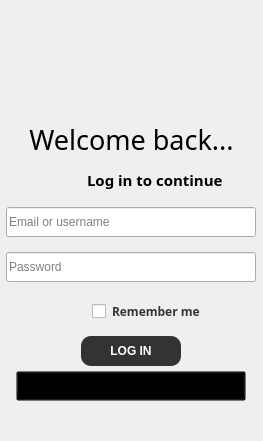
             <widget class="QWidget" name="right_login_page">
              <layout class="QVBoxLayout" name="verticalLayout_3">
               <property name="sizeConstraint">
                <enum>QLayout::SetDefaultConstraint</enum>
               </property>
               <property name="leftMargin">
                <number>0</number>
               </property>
               <property name="topMargin">
                <number>0</number>
               </property>
               <property name="rightMargin">
                <number>0</number>
               </property>
               <property name="bottomMargin">
                <number>0</number>
               </property>
               <item>
                <widget class="QFrame" name="frame">
                 <property name="frameShape">
                  <enum>QFrame::NoFrame</enum>
                 </property>
                 <property name="frameShadow">
                  <enum>QFrame::Plain</enum>
                 </property>
                 <layout class="QVBoxLayout" name="verticalLayout_4">
                  <property name="leftMargin">
                   <number>0</number>
                  </property>
                  <property name="topMargin">
                   <number>0</number>
                  </property>
                  <property name="rightMargin">
                   <number>0</number>
                  </property>
                  <property name="bottomMargin">
                   <number>0</number>
                  </property>
                  <item>
                   <spacer name="verticalSpacer">
                    <property name="orientation">
                     <enum>Qt::Vertical</enum>
                    </property>
                    <property name="sizeHint" stdset="0">
                     <size>
                      <width>20</width>
                      <height>40</height>
                     </size>
                    </property>
                   </spacer>
                  </item>
                  <item alignment="Qt::AlignHCenter">
                   <widget class="QLabel" name="login_photo_label">
                    <property name="minimumSize">
                     <size>
                      <width>120</width>
                      <height>75</height>
                     </size>
                    </property>
                    <property name="maximumSize">
                     <size>
                      <width>160</width>
                      <height>100</height>
                     </size>
                    </property>
                    <property name="styleSheet">
                     <string notr="true" />
                    </property>
                    <property name="text">
                     <string />
                    </property>
                    <property name="pixmap">
                     <pixmap>../image/Logo_dark.png</pixmap>
                    </property>
                    <property name="scaledContents">
                     <bool>true</bool>
                    </property>
                    <property name="alignment">
                     <set>Qt::AlignCenter</set>
                    </property>
                   </widget>
                  </item>
                  <item>
                   <widget class="QLabel" name="label_29">
                    <property name="sizePolicy">
                     <sizepolicy hsizetype="Preferred" vsizetype="Preferred">
                      <horstretch>0</horstretch>
                      <verstretch>0</verstretch>
                     </sizepolicy>
                    </property>
                    <property name="font">
                     <font>
                      <family>Rockwell</family>
                      <pointsize>20</pointsize>
                     </font>
                    </property>
                    <property name="text">
                     <string>Welcome back...</string>
                    </property>
                    <property name="scaledContents">
                     <bool>true</bool>
                    </property>
                    <property name="alignment">
                     <set>Qt::AlignCenter</set>
                    </property>
                   </widget>
                  </item>
                  <item>
                   <layout class="QVBoxLayout" name="verticalLayout_2">
                    <property name="leftMargin">
                     <number>0</number>
                    </property>
                    <property name="topMargin">
                     <number>5</number>
                    </property>
                    <property name="rightMargin">
                     <number>0</number>
                    </property>
                    <property name="bottomMargin">
                     <number>10</number>
                    </property>
                    <item>
                     <layout class="QHBoxLayout" name="horizontalLayout_4">
                      <property name="leftMargin">
                       <number>0</number>
                      </property>
                      <item>
                       <spacer name="horizontalSpacer_4">
                        <property name="orientation">
                         <enum>Qt::Horizontal</enum>
                        </property>
                        <property name="sizeType">
                         <enum>QSizePolicy::MinimumExpanding</enum>
                        </property>
                        <property name="sizeHint" stdset="0">
                         <size>
                          <width>87</width>
                          <height>20</height>
                         </size>
                        </property>
                       </spacer>
                      </item>
                      <item>
                       <widget class="QLabel" name="label_11">
                        <property name="font">
                         <font>
                          <family>Dubai Light</family>
                          <pointsize>11</pointsize>
                          <weight>75</weight>
                          <bold>true</bold>
                         </font>
                        </property>
                        <property name="text">
                         <string>Log in to continue</string>
                        </property>
                        <property name="scaledContents">
                         <bool>true</bool>
                        </property>
                       </widget>
                      </item>
                      <item>
                       <spacer name="horizontalSpacer_3">
                        <property name="orientation">
                         <enum>Qt::Horizontal</enum>
                        </property>
                        <property name="sizeHint" stdset="0">
                         <size>
                          <width>40</width>
                          <height>20</height>
                         </size>
                        </property>
                       </spacer>
                      </item>
                     </layout>
                    </item>
                    <item>
                     <layout class="QVBoxLayout" name="verticalLayout_8">
                      <property name="spacing">
                       <number>15</number>
                      </property>
                      <property name="sizeConstraint">
                       <enum>QLayout::SetMinimumSize</enum>
                      </property>
                      <property name="topMargin">
                       <number>10</number>
                      </property>
                      <property name="rightMargin">
                       <number>0</number>
                      </property>
                      <property name="bottomMargin">
                       <number>5</number>
                      </property>
                      <item alignment="Qt::AlignHCenter">
                       <widget class="QWidget" name="widget_2" native="true">
                        <property name="minimumSize">
                         <size>
                          <width>250</width>
                          <height>30</height>
                         </size>
                        </property>
                        <property name="maximumSize">
                         <size>
                          <width>16777215</width>
                          <height>30</height>
                         </size>
                        </property>
                        <widget class="QLabel" name="label_3">
                         <property name="geometry">
                          <rect>
                           <x>10</x>
                           <y>7</y>
                           <width>16</width>
                           <height>16</height>
                          </rect>
                         </property>
                         <property name="text">
                          <string />
                         </property>
                         <property name="pixmap">
                          <pixmap resource="../Qss/icons/_icons.qrc">:/font_awesome_solid/icons/font_awesome/solid/user.png</pixmap>
                         </property>
                         <property name="scaledContents">
                          <bool>true</bool>
                         </property>
                        </widget>
                        <widget class="QLineEdit" name="login_username_lineEdit">
                         <property name="geometry">
                          <rect>
                           <x>0</x>
                           <y>0</y>
                           <width>250</width>
                           <height>30</height>
                          </rect>
                         </property>
                         <property name="minimumSize">
                          <size>
                           <width>250</width>
                           <height>30</height>
                          </size>
                         </property>
                         <property name="styleSheet">
                          <string notr="true" />
                         </property>
                         <property name="placeholderText">
                          <string>Email or username</string>
                         </property>
                        </widget>
                        <zorder>login_username_lineEdit</zorder>
                        <zorder>label_3</zorder>
                       </widget>
                      </item>
                      <item alignment="Qt::AlignHCenter">
                       <widget class="QWidget" name="widget_4" native="true">
                        <property name="minimumSize">
                         <size>
                          <width>250</width>
                          <height>30</height>
                         </size>
                        </property>
                        <property name="maximumSize">
                         <size>
                          <width>16777215</width>
                          <height>30</height>
                         </size>
                        </property>
                        <widget class="QLabel" name="label_4">
                         <property name="geometry">
                          <rect>
                           <x>10</x>
                           <y>7</y>
                           <width>16</width>
                           <height>16</height>
                          </rect>
                         </property>
                         <property name="text">
                          <string />
                         </property>
                         <property name="pixmap">
                          <pixmap resource="../Qss/icons/_icons.qrc">:/font_awesome_solid/icons/font_awesome/solid/unlock-keyhole.png</pixmap>
                         </property>
                         <property name="scaledContents">
                          <bool>true</bool>
                         </property>
                        </widget>
                        <widget class="QLineEdit" name="login_password_lineEdit">
                         <property name="geometry">
                          <rect>
                           <x>0</x>
                           <y>0</y>
                           <width>250</width>
                           <height>30</height>
                          </rect>
                         </property>
                         <property name="minimumSize">
                          <size>
                           <width>250</width>
                           <height>30</height>
                          </size>
                         </property>
                         <property name="styleSheet">
                          <string notr="true" />
                         </property>
                         <property name="echoMode">
                          <enum>QLineEdit::PasswordEchoOnEdit</enum>
                         </property>
                         <property name="placeholderText">
                          <string>Password</string>
                         </property>
                        </widget>
                        <zorder>login_password_lineEdit</zorder>
                        <zorder>label_4</zorder>
                       </widget>
                      </item>
                      <item>
                       <layout class="QHBoxLayout" name="horizontalLayout">
                        <property name="leftMargin">
                         <number>0</number>
                        </property>
                        <item>
                         <spacer name="horizontalSpacer_5">
                          <property name="orientation">
                           <enum>Qt::Horizontal</enum>
                          </property>
                          <property name="sizeType">
                           <enum>QSizePolicy::MinimumExpanding</enum>
                          </property>
                          <property name="sizeHint" stdset="0">
                           <size>
                            <width>87</width>
                            <height>20</height>
                           </size>
                          </property>
                         </spacer>
                        </item>
                        <item>
                         <widget class="QCheckBox" name="login_rememberme_checkBox">
                          <property name="maximumSize">
                           <size>
                            <width>16777215</width>
                            <height>35</height>
                           </size>
                          </property>
                          <property name="font">
                           <font>
                            <family>Dubai Light</family>
                            <pointsize>9</pointsize>
                            <weight>75</weight>
                            <bold>true</bold>
                           </font>
                          </property>
                          <property name="styleSheet">
                           <string notr="true">margin:5px; color:#353535;</string>
                          </property>
                          <property name="text">
                           <string>Remember me</string>
                          </property>
                         </widget>
                        </item>
                        <item>
                         <spacer name="horizontalSpacer_6">
                          <property name="orientation">
                           <enum>Qt::Horizontal</enum>
                          </property>
                          <property name="sizeHint" stdset="0">
                           <size>
                            <width>40</width>
                            <height>20</height>
                           </size>
                          </property>
                         </spacer>
                        </item>
                       </layout>
                      </item>
                     </layout>
                    </item>
                    <item>
                     <layout class="QVBoxLayout" name="verticalLayout_5">
                      <property name="spacing">
                       <number>5</number>
                      </property>
                      <property name="topMargin">
                       <number>0</number>
                      </property>
                      <property name="bottomMargin">
                       <number>30</number>
                      </property>
                      <item alignment="Qt::AlignHCenter">
                       <widget class="QPushButton" name="login_button">
                        <property name="minimumSize">
                         <size>
                          <width>100</width>
                          <height>30</height>
                         </size>
                        </property>
                        <property name="maximumSize">
                         <size>
                          <width>230</width>
                          <height>30</height>
                         </size>
                        </property>
                        <property name="font">
                         <font>
                          <family>Nirmala UI</family>
                          <weight>75</weight>
                          <bold>true</bold>
                         </font>
                        </property>
                        <property name="cursor">
                         <cursorShape>PointingHandCursor</cursorShape>
                        </property>
                        <property name="styleSheet">
                         <string notr="true">background-color:#333;color:white; border-radius:10</string>
                        </property>
                        <property name="text">
                         <string>LOG IN</string>
                        </property>
                       </widget>
                      </item>
                      <item alignment="Qt::AlignHCenter">
                       <widget class="QPushButton" name="to_signup_button">
                        <property name="minimumSize">
                         <size>
                          <width>230</width>
                          <height>30</height>
                         </size>
                        </property>
                        <property name="maximumSize">
                         <size>
                          <width>500</width>
                          <height>30</height>
                         </size>
                        </property>
                        <property name="font">
                         <font>
                          <family>Myanmar Text</family>
                          <pointsize>7</pointsize>
                          <weight>75</weight>
                          <bold>true</bold>
                         </font>
                        </property>
                        <property name="cursor">
                         <cursorShape>PointingHandCursor</cursorShape>
                        </property>
                        <property name="styleSheet">
                         <string notr="true">background:transparent</string>
                        </property>
                        <property name="text">
                         <string>You're new here? CREATE A NEW ACCOUNT</string>
                        </property>
                       </widget>
                      </item>
                     </layout>
                    </item>
                   </layout>
                  </item>
                 </layout>
                </widget>
               </item>
              </layout>
             </widget>
